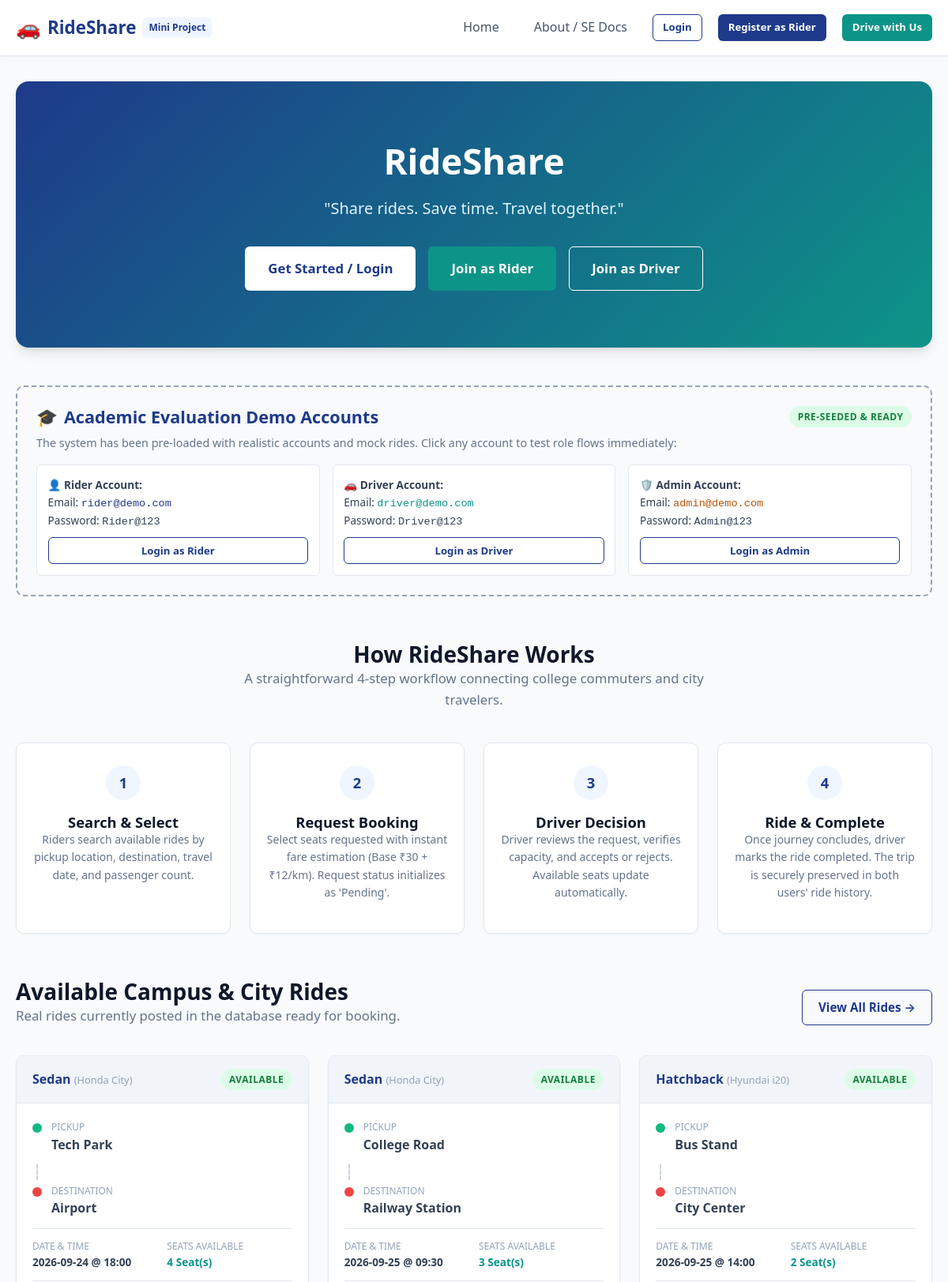
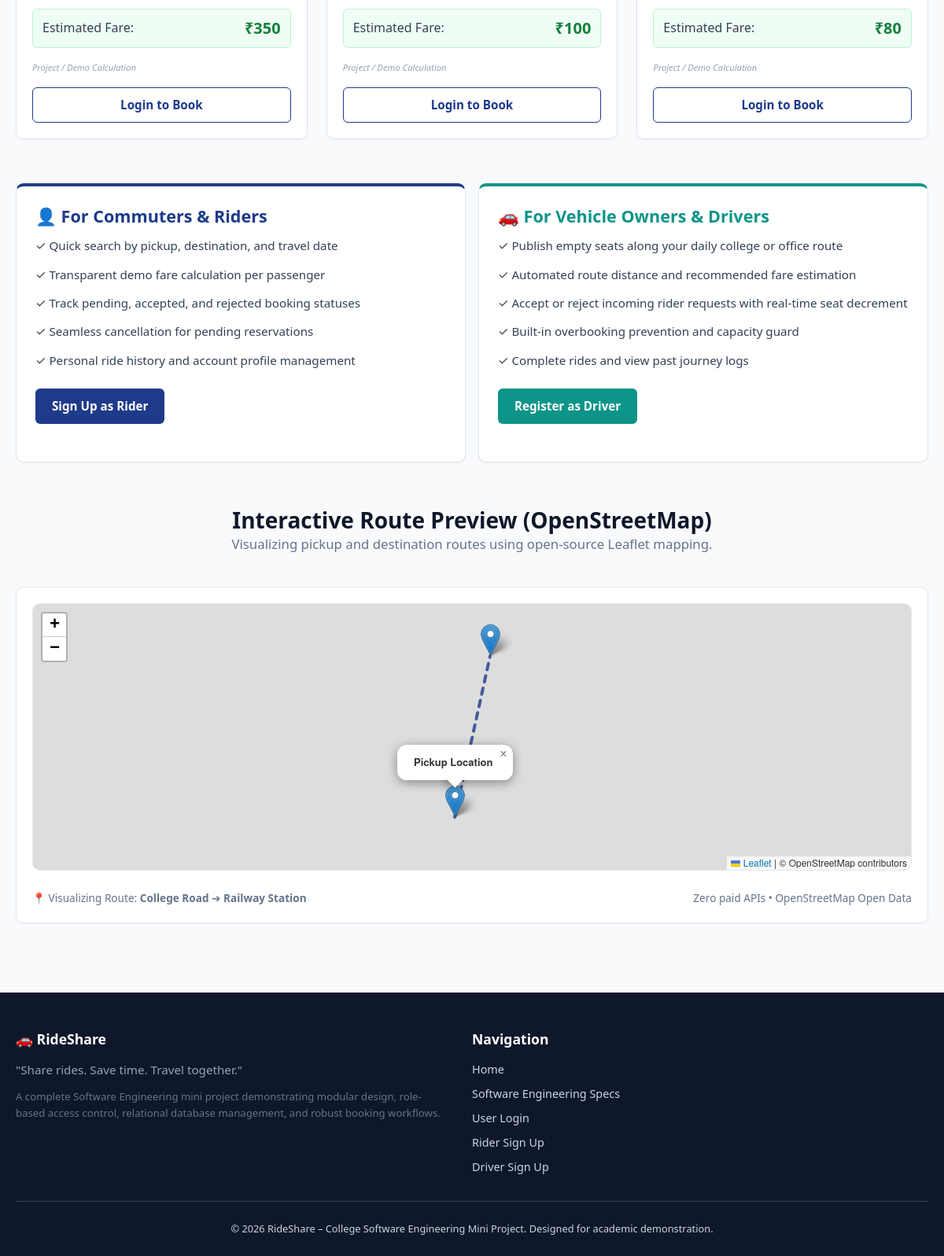
The page / on the database its author committed (2 pictures, top to bottom).
### tables this page shows
CREATE TABLE rides (
    id INTEGER PRIMARY KEY AUTOINCREMENT,
    driver_id INTEGER NOT NULL,
    pickup_location TEXT NOT NULL,
    destination TEXT NOT NULL,
    ride_date TEXT NOT NULL,
    departure_time TEXT NOT NULL,
    available_seats INTEGER NOT NULL CHECK(available_seats >= 0),
    vehicle_type TEXT NOT NULL,
    fare_per_passenger REAL NOT NULL CHECK(fare_per_passenger >= 0),
    status TEXT NOT NULL DEFAULT 'Available' CHECK(status IN ('Available', 'Full', 'Ongoing', 'Completed', 'Cancelled')),
    created_at TIMESTAMP DEFAULT CURRENT_TIMESTAMP,
    FOREIGN KEY (driver_id) REFERENCES drivers(id) ON DELETE CASCADE
);

CREATE TABLE drivers (
    id INTEGER PRIMARY KEY AUTOINCREMENT,
    user_id INTEGER NOT NULL UNIQUE,
    license_number TEXT NOT NULL UNIQUE,
    vehicle_type TEXT NOT NULL,
    vehicle_model TEXT NOT NULL,
    vehicle_number TEXT NOT NULL UNIQUE,
    total_seats INTEGER NOT NULL CHECK(total_seats > 0),
    created_at TIMESTAMP DEFAULT CURRENT_TIMESTAMP,
    FOREIGN KEY (user_id) REFERENCES users(id) ON DELETE CASCADE
);

### routes/main_routes.py (the view)
@main_bp.route('/')
def index():
    featured_rides = Ride.search(min_seats=1)[:4]
    return render_template('index.html', featured_rides=featured_rides)

### templates/index.html (shortened to what this page needs)
{% extends "base.html" %}
{% block content %}
<section class="hero-section">
    <div class="container hero-content">
        <h1 class="hero-title">RideShare</h1>
        <p class="hero-tagline">"Share rides. Save time. Travel together."</p>
        <div class="hero-cta">
            {% if session.get('user_id') %}
                {% if session.get('role') == 'rider' %}
                    <a href="{{ url_for('rider.search') }}" class="btn btn-primary btn-lg" style="background: #ffffff; color: var(--primary);">Find a Ride</a>
                    <a href="{{ url_for('rider.dashboard') }}" class="btn btn-outline btn-lg" style="color: #ffffff; border-color: #ffffff;">Rider Dashboard</a>
                {% elif session.get('role') == 'driver' %}
                    <a href="{{ url_for('driver.create_ride') }}" class="btn btn-primary btn-lg" style="background: #ffffff; color: var(--primary);">Post a Ride</a>
                    <a href="{{ url_for('driver.dashboard') }}" class="btn btn-outline btn-lg" style="color: #ffffff; border-color: #ffffff;">Driver Dashboard</a>
                {% elif session.get('role') == 'admin' %}
                    <a href="{{ url_for('admin.dashboard') }}" class="btn btn-primary btn-lg" style="background: #ffffff; color: var(--primary);">Admin Dashboard</a>
                {% endif %}
            {% else %}
                <a href="{{ url_for('auth.login') }}" class="btn btn-primary btn-lg" style="background: #ffffff; color: var(--primary);">Get Started / Login</a>
                <a href="{{ url_for('auth.register_rider') }}" class="btn btn-secondary btn-lg">Join as Rider</a>
                <a href="{{ url_for('auth.register_driver') }}" class="btn btn-outline btn-lg" style="color: #ffffff; border-color: #ffffff;">Join as Driver</a>
            {% endif %}
        </div>
    </div>
</section>
<div class="demo-box">
    <div style="display: flex; justify-content: space-between; align-items: center; flex-wrap: wrap; gap: 0.5rem;">
        <h3 style="color: var(--primary); display: flex; align-items: center; gap: 0.5rem; margin: 0;">
            <span>🎓</span> Academic Evaluation Demo Accounts
        </h3>
        <span class="badge badge-available">Pre-Seeded & Ready</span>
    </div>
    <p style="font-size: 0.9rem; color: var(--gray-600); margin: 0.5rem 0 1rem;">
        The system has been pre-loaded with realistic accounts and mock rides. Click any account to test role flows immediately:
    </p>
    <div class="demo-account-grid">
        <div class="demo-card">
            <strong>👤 Rider Account:</strong><br>
            Email: <code style="color: var(--primary);">rider@demo.com</code><br>
            Password: <code>Rider@123</code><br>
            <a href="{{ url_for('auth.login') }}?demo=rider" class="btn btn-outline-primary btn-sm" style="margin-top: 0.5rem; width: 100%;">Login as Rider</a>
        </div>
        <div class="demo-card">
            <strong>🚗 Driver Account:</strong><br>
            Email: <code style="color: var(--secondary);">driver@demo.com</code><br>
            Password: <code>Driver@123</code><br>
            <a href="{{ url_for('auth.login') }}?demo=driver" class="btn btn-outline-primary btn-sm" style="margin-top: 0.5rem; width: 100%;">Login as Driver</a>
        </div>
        <div class="demo-card">
            <strong>🛡️ Admin Account:</strong><br>
            Email: <code style="color: #b45309;">admin@demo.com</code><br>
            Password: <code>Admin@123</code><br>
            <a href="{{ url_for('auth.login') }}?demo=admin" class="btn btn-outline-primary btn-sm" style="margin-top: 0.5rem; width: 100%;">Login as Admin</a>
        </div>
    </div>
</div>
<section style="margin: 3.5rem 0;">
    <div class="section-title-wrap">
        <h2>How RideShare Works</h2>
        <p class="section-subtitle">A straightforward 4-step workflow connecting college commuters and city travelers.</p>
    </div>
    <div class="steps-grid">
        <div class="step-card">
            <div class="step-number">1</div>
            <h4>Search & Select</h4>
            <p style="font-size: 0.875rem; color: var(--gray-600);">
                Riders search available rides by pickup location, destination, travel date, and passenger count.
            </p>
        </div>
        <div class="step-card">
            <div class="step-number">2</div>
            <h4>Request Booking</h4>
            <p style="font-size: 0.875rem; color: var(--gray-600);">
                Select seats requested with instant fare estimation (Base ₹30 + ₹12/km). Request status initializes as 'Pending'.
            </p>
        </div>
        <div class="step-card">
            <div class="step-number">3</div>
            <h4>Driver Decision</h4>
            <p style="font-size: 0.875rem; color: var(--gray-600);">
                Driver reviews the request, verifies capacity, and accepts or rejects. Available seats update automatically.
            </p>
        </div>
        <div class="step-card">
            <div class="step-number">4</div>
            <h4>Ride & Complete</h4>
            <p style="font-size: 0.875rem; color: var(--gray-600);">
                Once journey concludes, driver marks the ride completed. The trip is securely preserved in both users' ride history.
            </p>
        </div>
    </div>
</section>
<section style="margin: 3.5rem 0;">
    <div class="card-header" style="border: none; padding: 0; margin-bottom: 1.5rem;">
        <div>
            <h2>Available Campus & City Rides</h2>
            <p class="section-subtitle">Real rides currently posted in the database ready for booking.</p>
        </div>
        <a href="{{ url_for('rider.search') }}" class="btn btn-outline-primary">View All Rides →</a>
    </div>
    <div class="ride-grid">
        {% for ride in featured_rides %}
            <div class="ride-card">
                <div class="ride-card-header">
                    <div>
                        <strong style="color: var(--primary);">{{ ride['vehicle_type'] }}</strong>
                        <span style="color: var(--gray-500); font-size: 0.8rem;">({{ ride['vehicle_model'] }})</span>
                    </div>
                    <span class="badge badge-available">{{ ride['status'] }}</span>
                </div>
                <div class="ride-card-body">
                    <div class="route-step">
                        <span class="route-dot pickup"></span>
                        <div>
                            <div class="meta-label">Pickup</div>
                            <strong>{{ ride['pickup_location'] }}</strong>
                        </div>
                    </div>
                    <div class="route-line"></div>
                    <div class="route-step">
                        <span class="route-dot destination"></span>
                        <div>
                            <div class="meta-label">Destination</div>
                            <strong>{{ ride['destination'] }}</strong>
                        </div>
                    </div>
                    <div class="ride-meta-grid">
                        <div class="meta-item">
                            <span class="meta-label">Date & Time</span>
                            <span class="meta-val">{{ ride['ride_date'] }} @ {{ ride['departure_time'] }}</span>
                        </div>
                        <div class="meta-item">
                            <span class="meta-label">Seats Available</span>
                            <span class="meta-val" style="color: var(--secondary);">{{ ride['available_seats'] }} Seat(s)</span>
                        </div>
                    </div>
                    <div class="fare-banner">
                        <span>Estimated Fare:</span>
                        <span class="fare-amount">₹{{ "%.0f"|format(ride['fare_per_passenger']) }}</span>
                    </div>
                    <span class="fare-disclaimer">Project / Demo Calculation</span>
                    <div style="margin-top: 1rem;">
                        {% if session.get('role') == 'rider' %}
                            <a href="{{ url_for('rider.search', pickup=ride['pickup_location'], destination=ride['destination']) }}" class="btn btn-primary btn-block">Book This Ride</a>
                        {% else %}
                            <a href="{{ url_for('auth.login') }}" class="btn btn-outline-primary btn-block">Login to Book</a>
                        {% endif %}
                    </div>
                </div>
            </div>
        {% else %}
            <div class="card" style="grid-column: 1 / -1; text-align: center; padding: 2rem;">
                <p>No rides currently scheduled. Drivers can log in and create new rides!</p>
            </div>
        {% endfor %}
    </div>
</section>
<div class="form-row" style="margin: 3.5rem 0;">
    <div class="form-col">
        <div class="card" style="height: 100%; border-top: 4px solid var(--primary);">
            <h3 style="color: var(--primary); margin-bottom: 0.75rem;">👤 For Commuters & Riders</h3>
            <ul style="list-style: none; display: flex; flex-direction: column; gap: 0.75rem; margin-bottom: 1.5rem; font-size: 0.95rem;">
                <li>✓ Quick search by pickup, destination, and travel date</li>
                <li>✓ Transparent demo fare calculation per passenger</li>
                <li>✓ Track pending, accepted, and rejected booking statuses</li>
                <li>✓ Seamless cancellation for pending reservations</li>
                <li>✓ Personal ride history and account profile management</li>
            </ul>
            <a href="{{ url_for('auth.register_rider') }}" class="btn btn-primary">Sign Up as Rider</a>
        </div>
    </div>
    <div class="form-col">
        <div class="card" style="height: 100%; border-top: 4px solid var(--secondary);">
            <h3 style="color: var(--secondary); margin-bottom: 0.75rem;">🚗 For Vehicle Owners & Drivers</h3>
            <ul style="list-style: none; display: flex; flex-direction: column; gap: 0.75rem; margin-bottom: 1.5rem; font-size: 0.95rem;">
                <li>✓ Publish empty seats along your daily college or office route</li>
                <li>✓ Automated route distance and recommended fare estimation</li>
                <li>✓ Accept or reject incoming rider requests with real-time seat decrement</li>
                <li>✓ Built-in overbooking prevention and capacity guard</li>
                <li>✓ Complete rides and view past journey logs</li>
            </ul>
            <a href="{{ url_for('auth.register_driver') }}" class="btn btn-secondary">Register as Driver</a>
        </div>
    </div>
</div>
<section style="margin: 3.5rem 0;">
    <div class="section-title-wrap">
        <h2>Interactive Route Preview (OpenStreetMap)</h2>
        <p class="section-subtitle">Visualizing pickup and destination routes using open-source Leaflet mapping.</p>
    </div>
    <div class="card" style="padding: 1.25rem;">
        <div id="map-container"></div>
        <div style="display: flex; justify-content: space-between; align-items: center; font-size: 0.85rem; color: var(--gray-600); flex-wrap: wrap; gap: 0.5rem;">
            <span>📍 Visualizing Route: <strong>College Road</strong> ➔ <strong>Railway Station</strong></span>
            <span>Zero paid APIs • OpenStreetMap Open Data</span>
        </div>
    </div>
</section>
{% endblock %}

### rows shown on the page
rides: vehicle_type "Sedan", vehicle_model "Honda City", status "AVAILABLE", pickup_location "Tech Park", destination "Airport", ride_date "2026-09-24", departure_time "18:00", available_seats "4", fare_per_passenger "350"
rides: vehicle_type "Sedan", vehicle_model "Honda City", status "AVAILABLE", pickup_location "College Road", destination "Railway Station", ride_date "2026-09-25", departure_time "09:30", available_seats "3", fare_per_passenger "100"
rides: vehicle_type "Hatchback", vehicle_model "Hyundai i20", status "AVAILABLE", pickup_location "Bus Stand", destination "City Center", ride_date "2026-09-25", departure_time "14:00", available_seats "2", fare_per_passenger "80"
